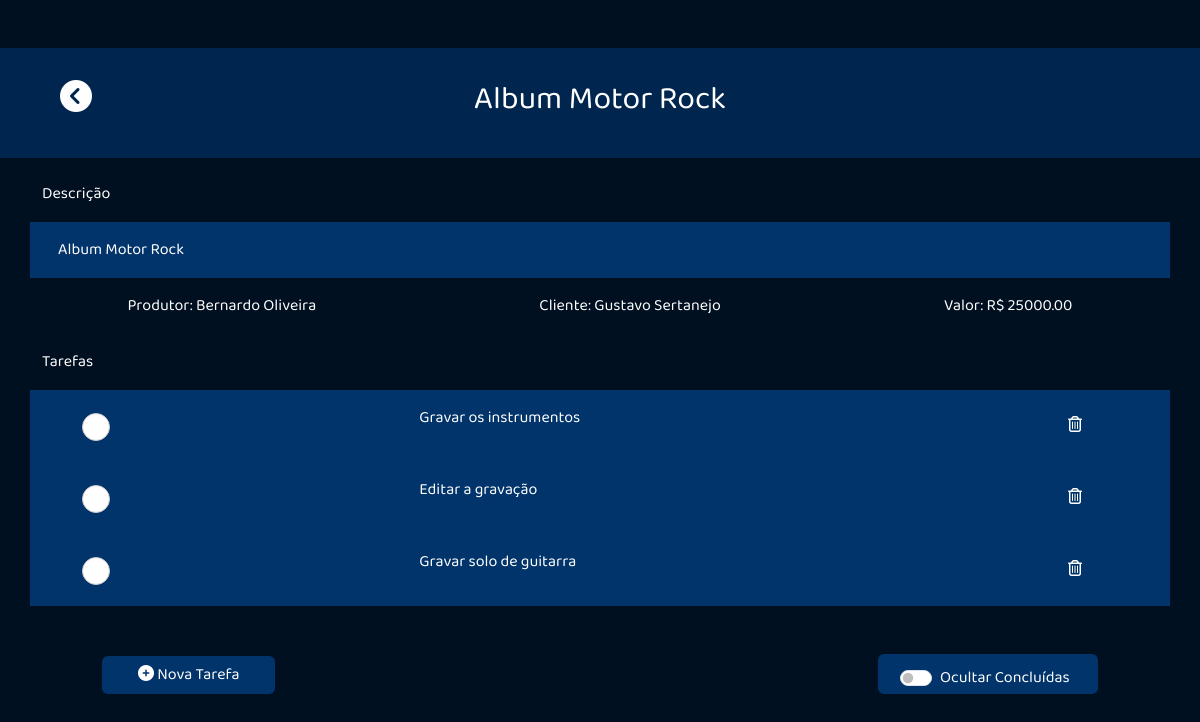
/exibir_projeto/3, run on the app's committed database.
### src/models/project.py (models this page shows, shortened)
class Project(db.Model):
    id_project = db.Column(db.Integer, primary_key = True)
    id_customer = db.Column(db.Integer, db.ForeignKey(Customer.id_customer), nullable = False)
    customer = db.relationship('Customer', backref='project_customer', foreign_keys=[id_customer])
    name = db.Column(db.String(250), nullable = False)
    description = db.Column(db.String(250), nullable = False)
    full_value = db.Column(db.Numeric(20,2), nullable = False)
    id_producer = db.Column(db.Integer, db.ForeignKey(Producer.id_producer), nullable = False)
    producer = db.relationship('Producer', backref='project_producer', foreign_keys=[id_producer])

### src/models/producer.py (models this page shows, shortened)
class Producer(db.Model):
    id_producer = db.Column(db.Integer, primary_key = True)
    name = db.Column(db.String(120), nullable = False)
    area = db.Column(db.String(120), nullable = False)

### src/models/customer.py (models this page shows, shortened)
class Customer(db.Model):
    id_customer = db.Column(db.Integer, primary_key = True)
    name = db.Column(db.String(120), unique = True, nullable = False)
    phone_num = db.Column(db.String(20), unique = True, nullable = False)
    email = db.Column(db.String(120), unique = True, nullable = False)

### src/models/task.py (models this page shows, shortened)
class Task(db.Model):
    id_task = db.Column(db.Integer, primary_key = True)
    id_task_type = db.Column(db.Integer, db.ForeignKey(TaskType.id_task_type), nullable = True)
    id_project = db.Column(db.Integer, db.ForeignKey(Project.id_project))
    project = db.relationship('Project', backref='project_task', foreign_keys=[id_project])
    title = db.Column(db.String(250), nullable = False)
    description = db.Column(db.String(250), nullable = False)
    deadline = db.Column(db.Date, nullable = False)
    started = db.Column(db.DateTime, default=datetime.now())
    finished = db.Column(db.DateTime, nullable=True)

### src/views/project.py (the view)
@project_views.route('/exibir_projeto/<id>', methods=['GET'])
def show_project_page(id):
    project = Project.query.filter_by(id_project = id).first()
    pj = {
        "name": project.name,
        "id_project": project.id_project,
        "customer": project.customer.name,
        "producer": project.producer.name,
        "full_value": project.full_value,
        "description": project.description,
    }
    tasks = Task.query.filter_by(id_project = id).all()
    ts = []
    if len(tasks) == 0:
        return render_template('show_project.html', project = pj, tasks = None)
    for task in tasks:
        checked = ""
        if task.finished != None:
            checked = "checked"
        deadline = task.deadline
        deadline = deadline.strftime("%d/%m/%Y")
        ts.append({
            "id_task": task.id_task,
            "checked": checked,
            "title": task.title,
            "deadline": deadline,
            "description": task.description
        })
    return render_template('show_project.html', tasks = ts, project = pj)

### src/templates/show_project.html (shortened to what this page needs)
<!DOCTYPE html>
<html>
<head>
    <link rel='stylesheet' type='text/css' media='screen' href='/static/css/main.css'>
    <link href="https://cdn.jsdelivr.net/npm/bootstrap@5.3.0-alpha1/dist/css/bootstrap.min.css" rel="stylesheet">
    <link rel="stylesheet" href="https://site-assets.fontawesome.com/releases/v6.3.0/css/all.css">
</head>
<body class="bg-dark-blue">
    <div class="mb-4 bg-blue d-flex align-middle mt-5">
        <div id="project" project="{{ project.id_project }}" class="container-fluid py-3 d-flex justify-content-around">
            <div class="col py-3 d-flex justify-content-start">
                <a href="/projetos" style="margin-left : 3rem"><i class="fa-solid fa-circle-chevron-left fa-2x"></i></a>
            </div>
            <div class="col py-3 d-flex justify-content-center">
                <h2>{{ project.name }}</h2>
            </div>
            <div class="col py-3 d-flex justify-content-start">
            </div>
        </div>
    </div>
    <div class="container">
        <p>Descrição</p>
    </div>
    <div  class="container-md bg-light-blue d-flex justify-content-between align-content-center ml-0" >
        <p id="project_name" class="m-3">{{ project.description }}</p>
    </div>
    <div class="d-flex flex-row justify-content-around m-3">
        <p id="producer">Produtor: {{ project.producer }}</p>
        <p id="customer">Cliente: {{ project.customer }}</p>
        <p id="full_value">Valor: R$ {{ project.full_value }}</p>
    </div>
    <div id="tasks" class="container">
        <p>Tarefas</p>
        {% if tasks != None %}
            {% for task in tasks %}
                <div id="{{ task.id_task }}" class="row task-row bg-light-blue d-flex justify-content-between align-content-center ml-0 p-3" onclick="location.href='/editar_tarefa/{{ task.id_task }}'">
                    <div class="row d-flex justify-content-between align-items-center" >
                        <div class="col d-flex justify-content-start" >
                            <div class="form-check">
                                <div class="round" data-toggle="tooltip"  title="Concluir ou restaurar tarefa">
                                    <label class="form-check-label ml-3" for="checkbox-{{ task.id_task }}" id="taskName">
                                    </label>
                                </div>
                            </div>
                        </div>
                        <div class="col d-flex justify-content-start" data-toggle="tooltip"  title="{{ task.description }} - Deadline: {{ task.deadline }}">
                            <p class="ml-5 tachado {{ task.checked }}">{{ task.title }}</p>
                        </div>
                        <div class="col d-flex justify-content-end">
                            <button type="button" id="bt-delete-task" class="bt-delete-task btn btn-basic" data-toggle="tooltip"  title="Excluir tarefa"><i class="fa-regular fa-trash-can"></i></button>
                        </div>
                    </div>
                </div>
            {% endfor %}
        {% endif %}
    </div>
    <div class="container">
        <div class="row d-flex justify-content-between align-items-center m-5">
            <div class="col d-flex justify-content-start p=0">
                <button type="button" id="bt-new-task" class="btn btn-basic" onclick="location.href='/tarefa/{{ project.id_project }}'"><i class="fa-solid fa-circle-plus"></i> Nova Tarefa</button>
            </div>
            <div class="col d-flex justify-content-end p=0">
                <div class="switch form-check form-switch bg-light-blue switch">
                    <input class="form-check-input" type="checkbox" id="flexSwitchOcultarConcluidas">
                    <label class="form-check-label" for="flexSwitchCheckDefault">Ocultar Concluídas</label>
                </div>
            </div>
        </div>
    </div>
</body>
</html>

### src/static/css/main.css (style rules this page uses)
:root { --bg-color: #43627f; --bg-light-color: #7b99b6; --azul-escuro: #001021; --azul-medio : #00264F; --azul-claro : #00346B; --azul-claro-selecionado: #064e9c; --azul-mais-claro : #76b7fd; }
body { color: white !important; font-family: Baloo !important; }
a { color: white !important; text-decoration: none !important; }
.bg-dark-blue { background-color: var(--azul-escuro) !important; }
.bg-blue { background-color: var(--azul-medio) !important; }
.bg-light-blue { background-color: var(--azul-claro) !important; transition: ease; transition-duration: 100ms; }
.btn-basic { color: white !important; padding-left: 35px !important; padding-right: 35px !important; background-color: var(--azul-claro) !important; transition: ease; transition-duration: 100ms; }
.round { position: relative; display: inline-block; width: 28px; }
.round label { background-color: #fff; border: 1px solid #ccc; border-radius: 50%; cursor: pointer; height: 28px; left: 0; position: absolute; top: 0; width: 28px; display: inline-block }
.round label:after { border: 2px solid #fff; border-top: none; border-right: none; content: ""; height: 6px; left: 7px; opacity: 0; position: absolute; top: 8px; transform: rotate(-45deg); width: 12px; }
.switch { font-weight: 0; font-size: 16px; color: #fff !important; background-color: var(--azul-claro) !important; border: 2px solid var(--azul-claro); box-shadow: rgb(0, 0, 0) 0px 0px 0px 0px; border-radius: 6px; transition : 1000ms; transform: translateY(0); display: flex; flex-direction:row-reverse; align-items: center; cursor: pointer; padding-left: 60px !important; padding-top: 10px !important; padding-bottom: 15px !important; width: 220px !important; height: 40px !important; align-items: center; }
.tachado { text-decoration: none; position: relative; display: inline-block; }
.tachado:before { content: ""; position: absolute; top: 50%; left: 0; right: 0; height: 2px; background-color: white; transition: clip-path 1s ease-in-out; clip-path: inset(0 100% 0 0); }

### data on the page
Project: name "Album Motor Rock", description "Album Motor Rock", full_value "25000.00"
Producer: producer "Bernardo Oliveira"
Customer: customer "Gustavo Sertanejo"
Task: title "Gravar os instrumentos"
Task: title "Editar a gravação"
Task: title "Gravar solo de guitarra"
